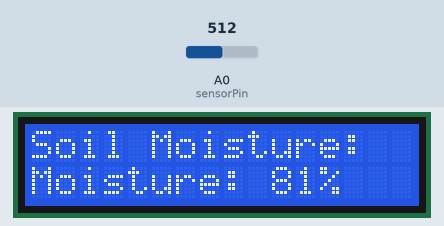
The sketch below on a simulated Arduino Uno, built with avr-gcc and run on an emulated ATmega328P. Shown: 16×2 character LCD. The inputs (shaded band) are chosen by the test bench; at power-on: A0 (sensorPin) = 512. What the sketch prints to the serial monitor is not drawn.

Above: at 1.2 s.
1.3 s: A0 (sensorPin) set to 716
At 2.9 s:
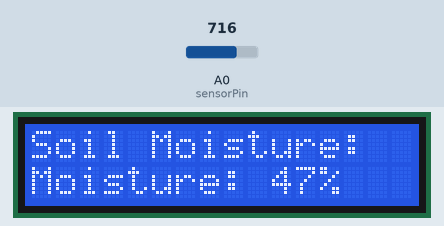
3.5 s: A0 (sensorPin) set to 900
At 4.6 s:
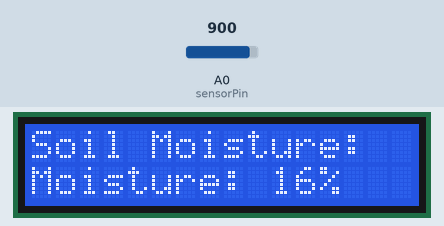
5.5 s: A0 (sensorPin) set to 1023
At 6.4 s:
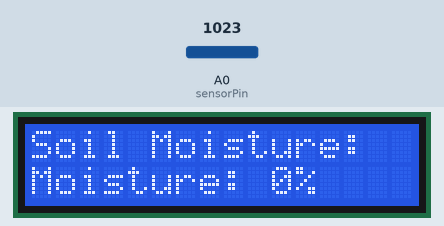
Timing chart, 0 to 8.5 s (numbered marks = the images above; inputs shaded):
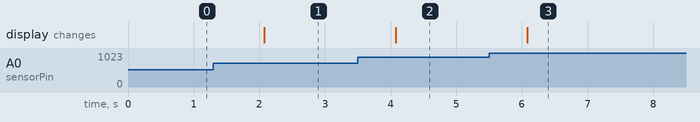

The sketch:

sketch_apr4a.ino
```cpp
#include <LiquidCrystal.h>  // include the LCD library

// LCD pins: (rs, enable, d4, d5, d6, d7)
LiquidCrystal lcd(12, 11, 5, 4, 3, 2);

#define sensorPin A0  // soil moisture sensor connected to analog pin A0

void setup() {
  Serial.begin(9600);      // Start Serial communication
  lcd.begin(16, 2);        // Initialize the LCD (16x2)
  lcd.print("Soil Moisture:"); // Display initial message
}

void loop() {
  int sensorValue = analogRead(sensorPin);

  // Based on your data
  const int dryValue = 1000;
  const int wetValue = 400;
  const int midValue = 569;

  // Map the sensor value to a % (reverse mapping since lower value = wetter)
  int moisturePercent = map(sensorValue, dryValue, wetValue, 0, 100);
  moisturePercent = constrain(moisturePercent, 0, 100);

  // Serial Output
  Serial.print("Analog output: ");
  Serial.print(sensorValue);
  Serial.print(" | Moisture: ");
  Serial.print(moisturePercent);
  Serial.println("%");

  // LCD Output
  lcd.setCursor(0, 1);
  lcd.print("Moisture: ");
  lcd.print(moisturePercent);
  lcd.print("%   "); // spaces clear old digits

  delay(1000);
}
```

Measured:
- after the input at 1.3 s, the display: changes after 0.77 s (image 1)
- after the input at 3.5 s, the display: changes after 0.58 s (image 2)
- after the input at 5.5 s, the display: changes after 0.59 s (image 3)
